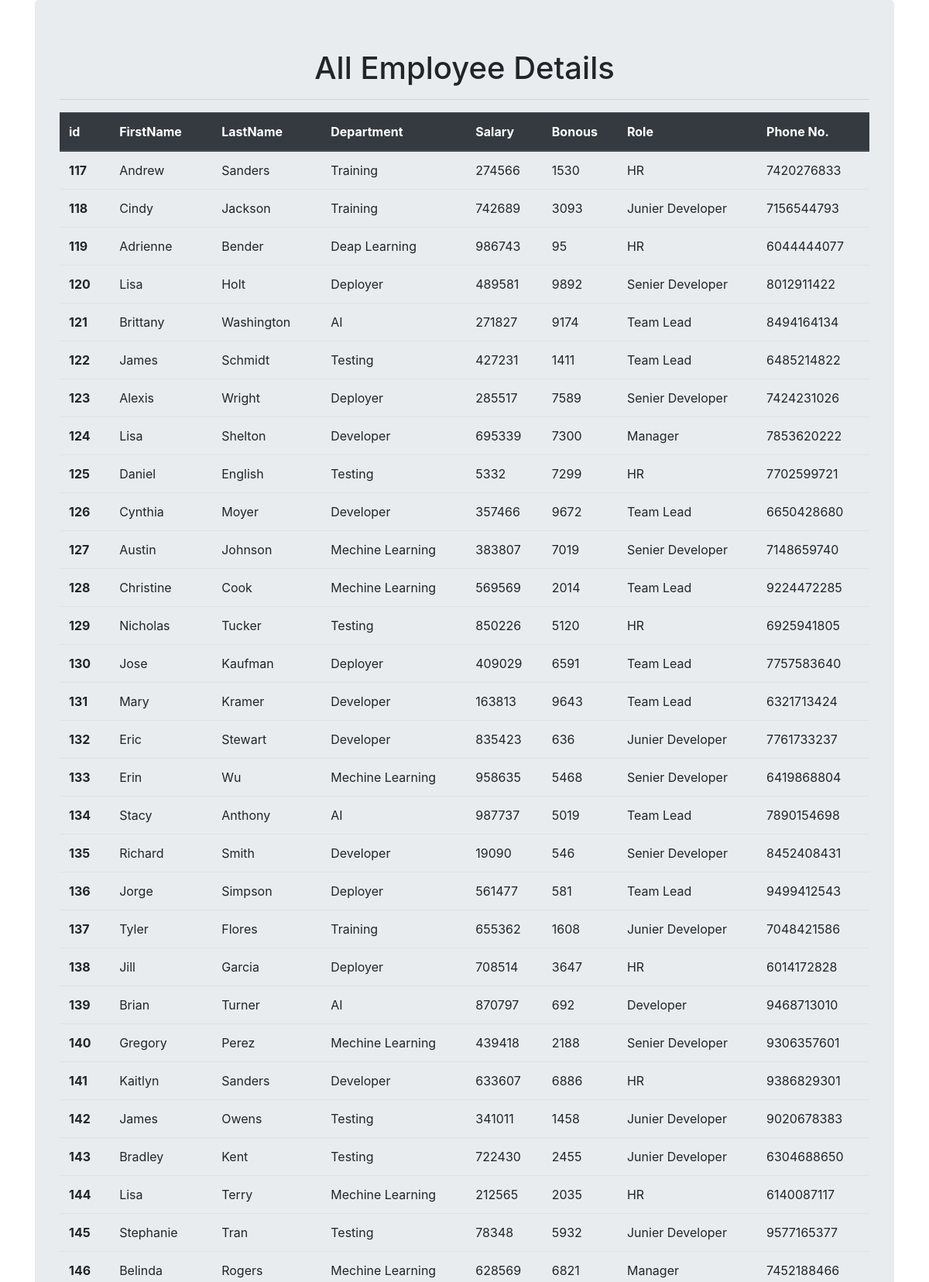
Screenshot of /view/ (upper part) with the database file from the repository.
### testapp/models.py (models this page shows)
class Employee(models.Model):
    first_name=models.CharField(max_length=30)
    last_name=models.CharField(max_length=30)
    dept=models.CharField(max_length=100)
    salary=models.IntegerField()
    bonus=models.IntegerField()
    role=models.CharField(max_length=100)
    phone=models.IntegerField()

### testapp/views.py (the view)
# urls.py: path('view/', views.view_Employee_view ,name='view_Employee_view'),
def view_Employee_view(request):
    emp=Employee.objects.all()
    return render(request,'testapp/view.html',{"emp":emp})

### template/testapp/view.html
{% extends 'testapp/base.html' %}
{% block base_block %}
<div class="container">
    <div class="jumbotron">
        <h1 align="center">All Employee Details</h1>
<hr>
{% if emp %}
<table class="table">
    <thead class="thead-dark">
      <tr>
        <th scope="col">id</th>
        <th scope="col">FirstName</th>
        <th scope="col">LastName</th>
        <th scope="col">Department</th>
        <th scope="col">Salary</th>
        <th scope="col">Bonous</th>
        <th scope="col">Role</th>
        <th scope="col">Phone No.</th>
      </tr>
    </thead>
    <tbody>
        {% for e in emp %}
      <tr>
        <th scope="row">{{e.id}}</th>
        <td>{{e.first_name}}</td>
        <td>{{e.last_name}}</td>
        <td>{{e.dept}}</td>
        <td>{{e.salary}}</td>
        <td>{{e.bonus}}</td>
        <td>{{e.role}}</td>
        <td>{{e.phone}}</td>
      </tr>
      {% endfor %}
    </tbody>
  </table>
  {% else %}
  <h1>No data found</h1>
  {% endif %}
    </div>
</div>
{% endblock %}

### template/testapp/base.html (shortened to what this page needs)
<!doctype html>
{% load static %}
<html lang="en">
  <head>
    <link rel="stylesheet" href="https://cdn.jsdelivr.net/npm/bootstrap@4.6.2/dist/css/bootstrap.min.css">
  </head>
  <body>
    {% block base_block %}
    {% endblock %}
  </body>
</html>

### rows the page displays
Employee: id "117", first_name "Andrew", last_name "Sanders", dept "Training", salary "274566", bonus "1530", role "HR", phone "7420276833"
Employee: id "118", first_name "Cindy", last_name "Jackson", dept "Training", salary "742689", bonus "3093", role "Junier Developer", phone "7156544793"
Employee: id "119", first_name "Adrienne", last_name "Bender", dept "Deap Learning", salary "986743", bonus "95", role "HR", phone "6044444077"
Employee: id "120", first_name "Lisa", last_name "Holt", dept "Deployer", salary "489581", bonus "9892", role "Senier Developer", phone "8012911422"
Employee: id "121", first_name "Brittany", last_name "Washington", dept "AI", salary "271827", bonus "9174", role "Team Lead", phone "8494164134"
Employee: id "122", first_name "James", last_name "Schmidt", dept "Testing", salary "427231", bonus "1411", role "Team Lead", phone "6485214822"
Employee: id "123", first_name "Alexis", last_name "Wright", dept "Deployer", salary "285517", bonus "7589", role "Senier Developer", phone "7424231026"
Employee: id "124", first_name "Lisa", last_name "Shelton", dept "Developer", salary "695339", bonus "7300", role "Manager", phone "7853620222"
Employee: id "125", first_name "Daniel", last_name "English", dept "Testing", salary "5332", bonus "7299", role "HR", phone "7702599721"
Employee: id "126", first_name "Cynthia", last_name "Moyer", dept "Developer", salary "357466", bonus "9672", role "Team Lead", phone "6650428680"
Employee: id "127", first_name "Austin", last_name "Johnson", dept "Mechine Learning", salary "383807", bonus "7019", role "Senier Developer", phone "7148659740"
Employee: id "128", first_name "Christine", last_name "Cook", dept "Mechine Learning", salary "569569", bonus "2014", role "Team Lead", phone "9224472285"
Employee: id "129", first_name "Nicholas", last_name "Tucker", dept "Testing", salary "850226", bonus "5120", role "HR", phone "6925941805"
Employee: id "130", first_name "Jose", last_name "Kaufman", dept "Deployer", salary "409029", bonus "6591", role "Team Lead", phone "7757583640"
Employee: id "131", first_name "Mary", last_name "Kramer", dept "Developer", salary "163813", bonus "9643", role "Team Lead", phone "6321713424"
Employee: id "132", first_name "Eric", last_name "Stewart", dept "Developer", salary "835423", bonus "636", role "Junier Developer", phone "7761733237"
Employee: id "133", first_name "Erin", last_name "Wu", dept "Mechine Learning", salary "958635", bonus "5468", role "Senier Developer", phone "6419868804"
Employee: id "134", first_name "Stacy", last_name "Anthony", dept "AI", salary "987737", bonus "5019", role "Team Lead", phone "7890154698"
Employee: id "135", first_name "Richard", last_name "Smith", dept "Developer", salary "19090", bonus "546", role "Senier Developer", phone "8452408431"
Employee: id "136", first_name "Jorge", last_name "Simpson", dept "Deployer", salary "561477", bonus "581", role "Team Lead", phone "9499412543"
Employee: id "137", first_name "Tyler", last_name "Flores", dept "Training", salary "655362", bonus "1608", role "Junier Developer", phone "7048421586"
Employee: id "138", first_name "Jill", last_name "Garcia", dept "Deployer", salary "708514", bonus "3647", role "HR", phone "6014172828"
Employee: id "139", first_name "Brian", last_name "Turner", dept "AI", salary "870797", bonus "692", role "Developer", phone "9468713010"
Employee: id "140", first_name "Gregory", last_name "Perez", dept "Mechine Learning", salary "439418", bonus "2188", role "Senier Developer", phone "9306357601"
Employee: id "141", first_name "Kaitlyn", last_name "Sanders", dept "Developer", salary "633607", bonus "6886", role "HR", phone "9386829301"
Employee: id "142", first_name "James", last_name "Owens", dept "Testing", salary "341011", bonus "1458", role "Junier Developer", phone "9020678383"
Employee: id "143", first_name "Bradley", last_name "Kent", dept "Testing", salary "722430", bonus "2455", role "Junier Developer", phone "6304688650"
Employee: id "144", first_name "Lisa", last_name "Terry", dept "Mechine Learning", salary "212565", bonus "2035", role "HR", phone "6140087117"
Employee: id "145", first_name "Stephanie", last_name "Tran", dept "Testing", salary "78348", bonus "5932", role "Junier Developer", phone "9577165377"
Employee: id "146", first_name "Belinda", last_name "Rogers", dept "Mechine Learning", salary "628569", bonus "6821", role "Manager", phone "7452188466"
